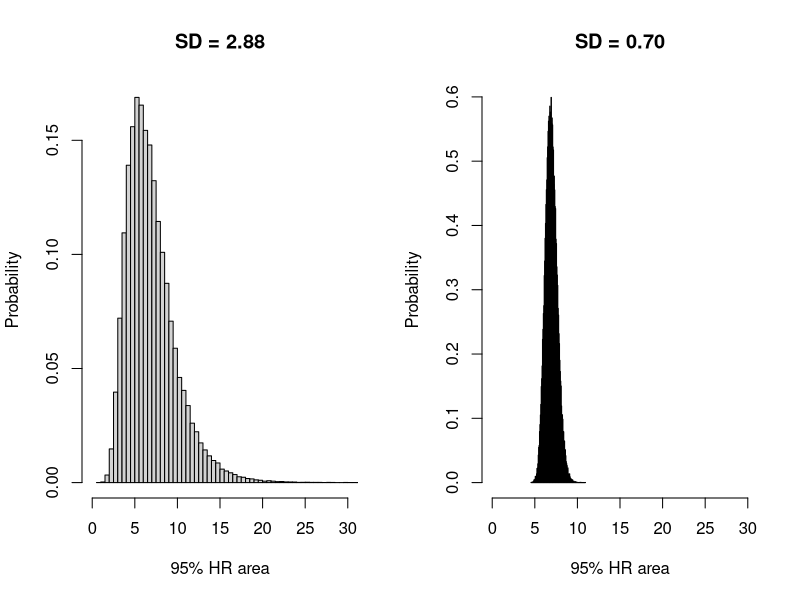

This chart was generated by the following R code:
png("area_heterogeneity.png",width=7,height=3.5, units="in", res=400)

par(mfrow=c(1,2))
 tau<-.4
 mean( a95<- 6*pi*exp(rnorm(100000,-1-.5*(tau*tau),tau)))

sqrt(var(a95) )

hist(a95,nclass=100,xlim=c(0,30),xlab="95% HR area",ylab="Probability",probability=TRUE,main="SD = 2.88")


 tau<-.1
 mean( a95<- 6*pi*exp(rnorm(100000,-1-.5*(tau*tau),tau)))
sqrt(var(a95))
 

hist(a95,nclass=100,xlim=c(0,30),xlab="95% HR area",ylab="Probability",probability=TRUE,main="SD = 0.70")


dev.off()